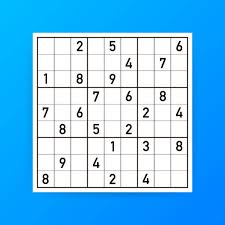
#> input picture images/img2.jpg, 225 x 225 px
$ python main.py images/img2.jpg
#> lines starting #> are read from the running program, lines starting #| are printed output that depends on the picture; after the words box and inside, x2 and y2 are one past the last pixel; in counts of white or black regions, pixels touching at a corner belong together
### image_processing.py
import cv2
import numpy as np

def order_points(pts):
    rect = np.zeros((4, 2), dtype="float32")

    s = pts.sum(axis=1)
    rect[0] = pts[np.argmin(s)]  # top-left
    rect[2] = pts[np.argmax(s)]  # bottom-right

    diff = np.diff(pts, axis=1)
    rect[1] = pts[np.argmin(diff)]  # top-right
    rect[3] = pts[np.argmax(diff)]  # bottom-left

    return rect

def preprocess_image(image):
    # Convert to grayscale
    gray = cv2.cvtColor(image, cv2.COLOR_BGR2GRAY)
    # Apply Gaussian blur
    blurred = cv2.GaussianBlur(gray, (5, 5), 0)
    # Adaptive thresholding (inverted for contour detection)
    thresh = cv2.adaptiveThreshold(
        blurred, 255,
        cv2.ADAPTIVE_THRESH_GAUSSIAN_C,
        cv2.THRESH_BINARY_INV,
        11, 2
    )
    # Return both grayscale (for OCR/wrapping) and processed (for contour detection)
    return gray, thresh

def extract_grid(processed_image, original_image=None):
    """Find the largest 4-point contour in `processed_image` and warp the `original_image` if provided.

    Returns the warped grayscale grid (square) suitable for per-cell OCR, or None if not found.
    """
    contours, _ = cv2.findContours(
        processed_image, cv2.RETR_EXTERNAL, cv2.CHAIN_APPROX_SIMPLE
    )
    contours = sorted(contours, key=cv2.contourArea, reverse=True)

    for contour in contours:
        approx = cv2.approxPolyDP(
            contour, 0.02 * cv2.arcLength(contour, True), True
        )
        if len(approx) == 4:
            pts = np.array([point[0] for point in approx], dtype='float32')
            pts = order_points(pts)

            widthA = np.linalg.norm(pts[2] - pts[3])  # bottom width
            widthB = np.linalg.norm(pts[1] - pts[0])  # top width
            maxWidth = max(int(widthA), int(widthB))

            heightA = np.linalg.norm(pts[1] - pts[2])  # right height
            heightB = np.linalg.norm(pts[0] - pts[3])  # left height
            maxHeight = max(int(heightA), int(heightB))

            side = max(maxWidth, maxHeight)
            side = max(side, 450)  # minimum size for consistency

            dst = np.array([[0, 0], [side - 1, 0], [side - 1, side - 1], [0, side - 1]], dtype='float32')
            matrix = cv2.getPerspectiveTransform(pts, dst)
            # Prefer to warp the original grayscale for OCR; fallback to processed_image
            if original_image is not None:
                warped = cv2.warpPerspective(original_image, matrix, (int(side), int(side)))
            else:
                warped = cv2.warpPerspective(processed_image, matrix, (int(side), int(side)))
            return warped

    print("No grid detected.")
    return None

def extract_digits(grid_gray):
    """Split the square `grid_gray` into 9x9 cells and return list of cell images or None.

    `grid_gray` should be a grayscale image (warped original). Detection uses local adaptive
    thresholding on each cell to decide if a digit is present.
    """
    cell_size = grid_gray.shape[0] // 9

    # Remove grid lines from the grayscale image to help OCR. We detect strong
    # horizontal and vertical lines using morphology on a binary version, then
    # inpaint the grayscale image at those line locations.
    _, bw = cv2.threshold(grid_gray, 0, 255, cv2.THRESH_BINARY_INV + cv2.THRESH_OTSU)

    # Kernel sizes relative to image size
    horiz_kernel = cv2.getStructuringElement(cv2.MORPH_RECT, (max(3, grid_gray.shape[1] // 15), 1))
    vert_kernel = cv2.getStructuringElement(cv2.MORPH_RECT, (1, max(3, grid_gray.shape[0] // 15)))

    detect_h = cv2.morphologyEx(bw, cv2.MORPH_OPEN, horiz_kernel, iterations=1)
    detect_v = cv2.morphologyEx(bw, cv2.MORPH_OPEN, vert_kernel, iterations=1)

    lines_mask = cv2.bitwise_or(detect_h, detect_v)

    # Inpaint the original grayscale image to remove the detected lines
    inpaint_mask = lines_mask
    cleaned = cv2.inpaint(grid_gray, inpaint_mask, 3, cv2.INPAINT_TELEA)

    digits = []
    for row in range(9):
        digits_row = []
        for col in range(9):
            x, y = col * cell_size, row * cell_size
            cell = cleaned[y:y + cell_size, x:x + cell_size]
            # locally threshold cell to detect ink (after line removal)
            cell_thresh = cv2.adaptiveThreshold(
                cell, 255,
                cv2.ADAPTIVE_THRESH_GAUSSIAN_C,
                cv2.THRESH_BINARY_INV,
                11, 2
            )
            nonzero = cv2.countNonZero(cell_thresh)
            # If a reasonable fraction of pixels are non-zero, assume a digit exists
            # Use both a relative threshold (3%) and an absolute pixel minimum to
            # reduce false positives on empty cells with noise.
            rel_thresh = cell_size * cell_size * 0.03
            abs_min = 150
            if nonzero > max(rel_thresh, abs_min):
                digits_row.append(cell)
            else:
                digits_row.append(None)
        digits.append(digits_row)

    return digits

### digit_recognition.py
import pytesseract
import cv2
import numpy as np
import os

pytesseract.pytesseract.tesseract_cmd = "/opt/homebrew/bin/tesseract"


def extract_digit(cell, debug_dir=None, row=None, col=None):
    """Return recognized digit (1-9) from a cell image or 0 if empty/unknown.

    The function:
    - Accepts a grayscale or binary cell image.
    - Thresholds with Otsu and forces a white background with black digit.
    - Keeps the largest contour (likely the digit), crops, centers and pads it to a 28x28 canvas.
    - Adds a white border and runs Tesseract with single-character PSM.
    """
    if cell is None:
        return 0

    # Ensure grayscale
    if len(cell.shape) == 3:
        cell_gray = cv2.cvtColor(cell, cv2.COLOR_BGR2GRAY)
    else:
        cell_gray = cell.copy()

    # Keep original cell size (warped grid gives reasonable resolution);
    # we'll resize the digit ROI later to 28x28 for OCR.

    # Quick pre-check: ensure the cell contains enough ink before attempting
    # heavy processing / OCR. This avoids OCR on nearly-empty cells that cause
    # false positives.
    try:
        tmp_thresh = cv2.adaptiveThreshold(
            cell_gray, 255,
            cv2.ADAPTIVE_THRESH_GAUSSIAN_C,
            cv2.THRESH_BINARY_INV,
            11, 2
        )
        ink_pixels = cv2.countNonZero(tmp_thresh)
        ink_rel = ink_pixels / float(tmp_thresh.size)
        if ink_pixels < max(150, 0.02 * tmp_thresh.size) or ink_rel < 0.01:
            # Very little ink — treat as empty
            return 0
    except Exception:
        pass

    # Improve local contrast (CLAHE) then threshold using Otsu
    try:
        clahe = cv2.createCLAHE(clipLimit=2.0, tileGridSize=(8, 8))
        cell_gray = clahe.apply(cell_gray)
    except Exception:
        pass

    # Threshold using Otsu to get a clean binary image
    _, thresh = cv2.threshold(cell_gray, 0, 255, cv2.THRESH_BINARY + cv2.THRESH_OTSU)

    # Ensure white background and black digit (Tesseract expects dark text on light background)
    white_pixels = cv2.countNonZero(thresh)
    black_pixels = thresh.size - white_pixels
    if white_pixels < black_pixels:
        thresh = cv2.bitwise_not(thresh)

    # Remove small noise
    kernel = cv2.getStructuringElement(cv2.MORPH_RECT, (2, 2))
    thresh = cv2.morphologyEx(thresh, cv2.MORPH_OPEN, kernel)

    # Find contours - keep largest contour as digit
    contours, _ = cv2.findContours(thresh.copy(), cv2.RETR_EXTERNAL, cv2.CHAIN_APPROX_SIMPLE)
    contour_count = len(contours)

    if contour_count == 0:
        # Debug: save thresh and return 0
        if debug_dir is not None and row is not None and col is not None:
            os.makedirs(debug_dir, exist_ok=True)
            cv2.imwrite(os.path.join(debug_dir, f'cell_{row}_{col}_thresh.png'), thresh)
            with open(os.path.join(debug_dir, 'ocr_results.txt'), 'a') as f:
                f.write(f'cell_{row}_{col}: NO_CONTOURS\n')
        return 0

    c = max(contours, key=cv2.contourArea)
    x, y, w, h = cv2.boundingRect(c)

    # Reject extremely small areas (allow smaller than before)
    if w * h < 20:
        # If debugging, still attempt OCR on whole canvas as fallback
        if debug_dir is not None and row is not None and col is not None:
            os.makedirs(debug_dir, exist_ok=True)
            cv2.imwrite(os.path.join(debug_dir, f'cell_{row}_{col}_thresh.png'), thresh)
            with open(os.path.join(debug_dir, 'ocr_results.txt'), 'a') as f:
                f.write(f'cell_{row}_{col}: SMALL_CONTOUR area={w*h}\n')
        # continue to try OCR on the whole processed canvas below as fallback

    roi = thresh[y:y + h, x:x + w]

    # Resize ROI to fit in 20x20 box while preserving aspect ratio, then center in 28x28
    h_r, w_r = roi.shape
    scale = 20.0 / max(h_r, w_r)
    new_w = max(1, int(w_r * scale))
    new_h = max(1, int(h_r * scale))
    roi_resized = cv2.resize(roi, (new_w, new_h), interpolation=cv2.INTER_AREA)

    canvas = 255 * np.ones((28, 28), dtype=np.uint8)
    x_offset = (28 - new_w) // 2
    y_offset = (28 - new_h) // 2
    canvas[y_offset:y_offset + new_h, x_offset:x_offset + new_w] = roi_resized

    # Add white border to give Tesseract some margin
    canvas = cv2.copyMakeBorder(canvas, 10, 10, 10, 10, cv2.BORDER_CONSTANT, value=255)

    # Prepare debug saving helper
    def save_debug(name, img):
        if debug_dir is not None and row is not None and col is not None:
            os.makedirs(debug_dir, exist_ok=True)
            cv2.imwrite(os.path.join(debug_dir, f'cell_{row}_{col}_{name}.png'), img)

    save_debug('pre_thresh', cell_gray)
    save_debug('thresh', thresh)
    save_debug('roi', roi)
    save_debug('roi_resized', roi_resized)
    save_debug('canvas', canvas)

    # Try multiple OCR configs as fallbacks and log attempts
    configs = [
        ("--oem 1 --psm 10 -c tessedit_char_whitelist=123456789", 'oem1-psm10'),
        ("--oem 1 --psm 8 -c tessedit_char_whitelist=123456789", 'oem1-psm8'),
        ("--oem 1 --psm 7 -c tessedit_char_whitelist=123456789", 'oem1-psm7'),
        ("--psm 10 -c tessedit_char_whitelist=123456789", 'psm10'),
        ("--psm 8 -c tessedit_char_whitelist=123456789", 'psm8'),
        ("--psm 7 -c tessedit_char_whitelist=123456789", 'psm7')
    ]

    ocr_text = ''
    ocr_used = None
    for cfg, name in configs:
        text_try = pytesseract.image_to_string(canvas, config=cfg).strip()
        text_try = text_try.replace('\n', '').replace(' ', '')
        if debug_dir is not None and row is not None and col is not None:
            with open(os.path.join(debug_dir, 'ocr_results.txt'), 'a') as f:
                f.write(f'cell_{row}_{col} [{name}]: "{text_try}"\n')
        if len(text_try) > 0 and text_try.isdigit():
            ocr_text = text_try
            ocr_used = name
            break

    # As extra fallback, try OCR on inverted canvas
    if ocr_text == '':
        inv = cv2.bitwise_not(canvas)
        save_debug('canvas_inverted', inv)
        for cfg, name in configs:
            text_try = pytesseract.image_to_string(inv, config=cfg).strip()
            text_try = text_try.replace('\n', '').replace(' ', '')
            if debug_dir is not None and row is not None and col is not None:
                with open(os.path.join(debug_dir, 'ocr_results.txt'), 'a') as f:
                    f.write(f'cell_{row}_{col} [inv-{name}]: "{text_try}"\n')
            if len(text_try) > 0 and text_try.isdigit():
                ocr_text = text_try
                ocr_used = 'inv-' + name
                break

    # If still empty, try OCR on the original cell area (uncropped) as last resort
    if ocr_text == '':
        try:
            orig_canvas = cv2.copyMakeBorder(cell_gray, 10, 10, 10, 10, cv2.BORDER_CONSTANT, value=255)
            save_debug('orig_canvas', orig_canvas)
            for cfg, name in configs:
                text_try = pytesseract.image_to_string(orig_canvas, config=cfg).strip()
                text_try = text_try.replace('\n', '').replace(' ', '')
                if debug_dir is not None and row is not None and col is not None:
                    with open(os.path.join(debug_dir, 'ocr_results.txt'), 'a') as f:
                        f.write(f'cell_{row}_{col} [orig-{name}]: "{text_try}"\n')
                if len(text_try) > 0 and text_try.isdigit():
                    ocr_text = text_try
                    ocr_used = 'orig-' + name
                    break
        except Exception:
            pass

    # Final logging of result
    if debug_dir is not None and row is not None and col is not None:
        with open(os.path.join(debug_dir, 'ocr_results.txt'), 'a') as f:
            f.write(f'cell_{row}_{col}: FINAL "{ocr_text}" used={ocr_used}\n')

    if len(ocr_text) == 0:
        return 0
    if ocr_text.isdigit():
        num = int(ocr_text)
        return num if 1 <= num <= 9 else 0
    return 0

def recognize_digits(digits_grid, debug_dir=None):
    recognized_grid = []

    # Clear previous debug results if requested
    if debug_dir is not None:
        import os
        if os.path.exists(debug_dir):
            # remove old files
            for fname in os.listdir(debug_dir):
                path = os.path.join(debug_dir, fname)
                try:
                    if os.path.isfile(path):
                        os.remove(path)
                except Exception:
                    pass

    for row_idx, row in enumerate(digits_grid):
        recognized_row = []
        for col_idx, cell in enumerate(row):
            if cell is not None:
                digit = extract_digit(cell, debug_dir=debug_dir, row=row_idx, col=col_idx)
                recognized_row.append(digit)
            else:
                # Optionally record empty cells in debug log
                if debug_dir is not None:
                    import os
                    os.makedirs(debug_dir, exist_ok=True)
                    with open(os.path.join(debug_dir, 'ocr_results.txt'), 'a') as f:
                        f.write(f'cell_{row_idx}_{col_idx}: EMPTY\n')
                recognized_row.append(0)
        recognized_grid.append(recognized_row)

    return recognized_grid

### main.py
import sys
import cv2
from image_processing import preprocess_image, extract_grid, extract_digits
from digit_recognition import recognize_digits
from solver import solve_sudoku, is_board_valid

def display_board(board):
    for row in board:
        print(" ".join(str(num) for num in row))

def main(image_path, debug=False):
#> called with image_path = 'images/img2.jpg', debug = False
    image = cv2.imread(image_path)
#> image is the input picture: shape (225, 225, 3); mean B, G, R 240.9, 193.9, 116.5
    if image is None:
        print("Error: Image not found.")
        return

    gray, processed = preprocess_image(image)
#> in preprocess_image, `blurred = cv2.GaussianBlur(gray, (5, 5), 0)`:
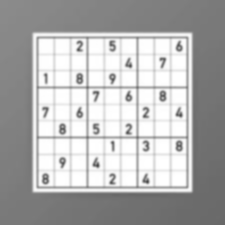
#> blurred: shape (225, 225); min 75, max 255, mean 176.1
#> in preprocess_image, `thresh = cv2.adaptiveThreshold( blurred, 255, cv2.ADAPTIVE_THRESH_GAUS..`:
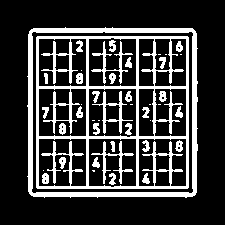
#> thresh: shape (225, 225); 22.5% white; 44 white regions (13 under 20 px)

    # Warp the original grayscale image using grid contours detected on `processed`
    grid = extract_grid(processed, original_image=gray)
#> in extract_grid, `contours, _ = cv2.findContours( processed_image, cv2.RETR_EXTERNAL, cv..`: contours = 1 contour; box (x1, y1, x2, y2) and area: (27, 27, 198, 198) 28216
#> the loop in extract_grid, `for contour in contours:` made 1 pass
#> (approx, pts, s in order_points, diff in order_points, widthA, widthB, maxWidth) on pass 1: ([[31, 29], [29, 193], [194, 195], [195, 31]], [[31, 29], [195, 31], [194, 195], [29, 193]], [60, 222, 389, 226], [-2, 164, 1, -164], 165, 164, 165)
    if grid is None:
        print("Could not detect Sudoku grid.")
        return

    digits = extract_digits(grid)
#> in extract_digits, `_, bw = cv2.threshold(grid_gray, 0, 255, cv2.THRESH_BINARY_INV + cv2.T..`: bw: shape (450, 450); 16.3% white; 90 white regions (58 under 20 px), largest, box (x1, y1, x2, y2) and area: (0, 0, 450, 450) 12676, (15, 15, 432, 435) 12277, (353, 164, 371, 193) 374
#> in extract_digits, `detect_h = cv2.morphologyEx(bw, cv2.MORPH_OPEN, horiz_kernel, iteratio..`: detect_h: shape (450, 450); 6% white; 6 white regions, box (x1, y1, x2, y2) and area: (0, 441, 450, 450) 3102, (0, 0, 450, 9) 2996, (16, 16, 431, 24) 1537, (21, 426, 433, 434) 1515, (18, 153, 432, 161) 1500, (19, 290, 432, 298) 1491
#> in extract_digits, `detect_v = cv2.morphologyEx(bw, cv2.MORPH_OPEN, vert_kernel, iteration..`: detect_v: shape (450, 450); 6.4% white; 10 white regions, largest, box (x1, y1, x2, y2) and area: (440, 0, 450, 450) 3722, (0, 0, 9, 450) 2977, (426, 16, 432, 431) 1569
#> in extract_digits, `lines_mask = cv2.bitwise_or(detect_h, detect_v)`: lines_mask: shape (450, 450); 12.2% white; 6 white regions, box (x1, y1, x2, y2) and area: (0, 0, 450, 450) 12622, (16, 16, 433, 436) 12010, (42, 121, 44, 151) 60, (111, 384, 112, 418) 34, (108, 105, 109, 137) 32, (227, 304, 228, 334) 30
#> in extract_digits, `cleaned = cv2.inpaint(grid_gray, inpaint_mask, 3, cv2.INPAINT_TELEA)`:
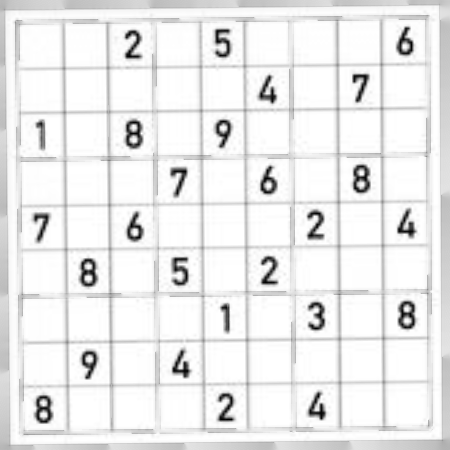
#> cleaned: shape (450, 450); min 0, max 255, mean 235.1
#> after the loop in extract_digits, `for row in range(9):`:
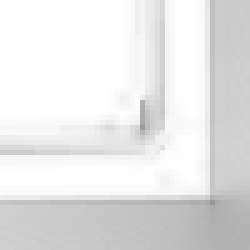
#> cell: shape (50, 50) (shown 5 times larger); min 151, max 255, mean 230.4
#> after the loop in extract_digits, `for row in range(9):`:
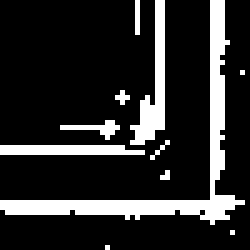
#> cell_thresh: shape (50, 50) (shown 5 times larger); 17.3% white; 11 white regions (8 under 20 px), largest, box (x1, y1, x2, y2) and area: (0, 0, 49, 45) 255, (26, 0, 33, 29) 83, (0, 29, 29, 31) 54
#> after the loop in extract_digits, `for row in range(9):`: digits = 9 items
#> digits = 9 items
    debug_dir = None
    if debug:
        debug_dir = 'debug_output'
    board = recognize_digits(digits, debug_dir=debug_dir)
#> the loop in recognize_digits, `for row_idx, row in enumerate(digits_grid):` made 1 pass
#> row_idx on pass 1: 0
#> pass 1, in extract_digit, `tmp_thresh = cv2.adaptiveThreshold( cell_gray, 255, cv2.ADAPTIVE_THRES..`:
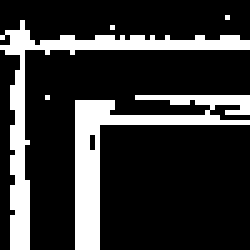
#> tmp_thresh: shape (50, 50) (shown 5 times larger); 20.4% white; 5 white regions (3 under 20 px), largest, box (x1, y1, x2, y2) and area: (15, 19, 50, 50) 256, (0, 4, 50, 50) 250
#> pass 1, in extract_digit, `_, thresh = cv2.threshold(cell_gray, 0, 255, cv2.THRESH_BINARY + cv2.T..`:
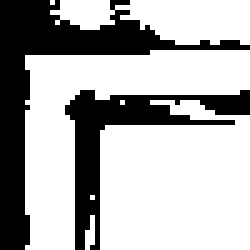
#> thresh: shape (50, 50) (shown 5 times larger); 68.7% white; 2 black regions, box (x1, y1, x2, y2) and area: (0, 0, 50, 50) 490, (13, 18, 50, 50) 292
#> after the loop in recognize_digits, `for row_idx, row in enumerate(digits_grid):`: recognized_grid = []

    print("Initial Sudoku board detected:")
    display_board(board)

    if not is_board_valid(board):
        print("Detected invalid Sudoku board (contradictions). Cannot solve.")
        return

    if solve_sudoku(board):
        print("\nSudoku solved:")
        display_board(board)
    else:
        print("No solution exists.")

if __name__ == "__main__":
    # Usage: python main.py path_to_sudoku_image [--debug]
    if len(sys.argv) < 2:
        print("Usage: python main.py path_to_sudoku_image [--debug]")
    else:
        img_path = sys.argv[1]
        debug_flag = '--debug' in sys.argv[2:]
        main(img_path, debug=debug_flag)
#> (the call stopped at in extract_digit, `text_try = pytesseract.image_to_string(canvas, config=cfg).strip()`: pytesseract is not available in this run)
